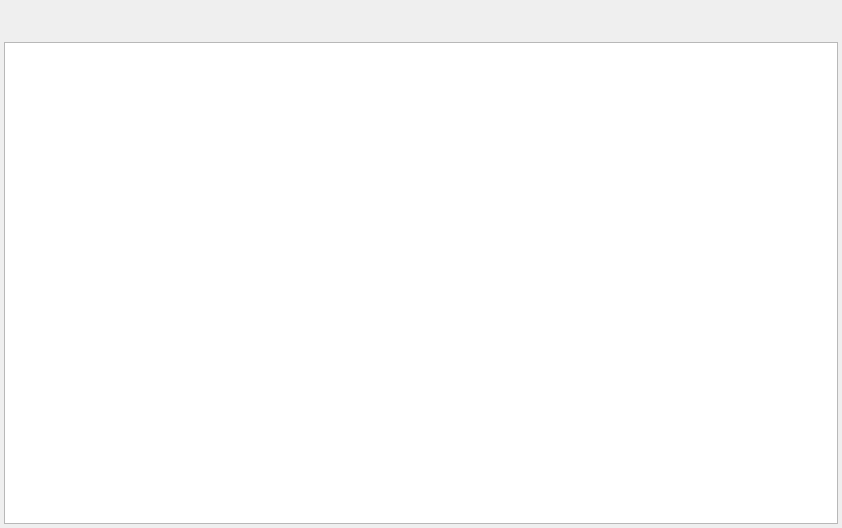
<?xml version="1.0" encoding="UTF-8"?>
<ui version="4.0">
 <class>GitBrowser</class>
 <widget class="QWidget" name="GitBrowser">
  <property name="geometry">
   <rect>
    <x>0</x>
    <y>0</y>
    <width>842</width>
    <height>528</height>
   </rect>
  </property>
  <property name="windowTitle">
   <string>Обзор документов</string>
  </property>
  <layout class="QVBoxLayout" name="verticalLayout">
   <property name="spacing">
    <number>2</number>
   </property>
   <property name="leftMargin">
    <number>4</number>
   </property>
   <property name="topMargin">
    <number>4</number>
   </property>
   <property name="rightMargin">
    <number>4</number>
   </property>
   <property name="bottomMargin">
    <number>4</number>
   </property>
   <item>
    <widget class="QToolBar" name="toolBar"/>
   </item>
   <item>
    <widget class="QToolBar" name="navigationPanel"/>
   </item>
   <item>
    <widget class="QListView" name="listView">
     <property name="alternatingRowColors">
      <bool>true</bool>
     </property>
    </widget>
   </item>
  </layout>
 </widget>
 <resources/>
 <connections/>
</ui>
